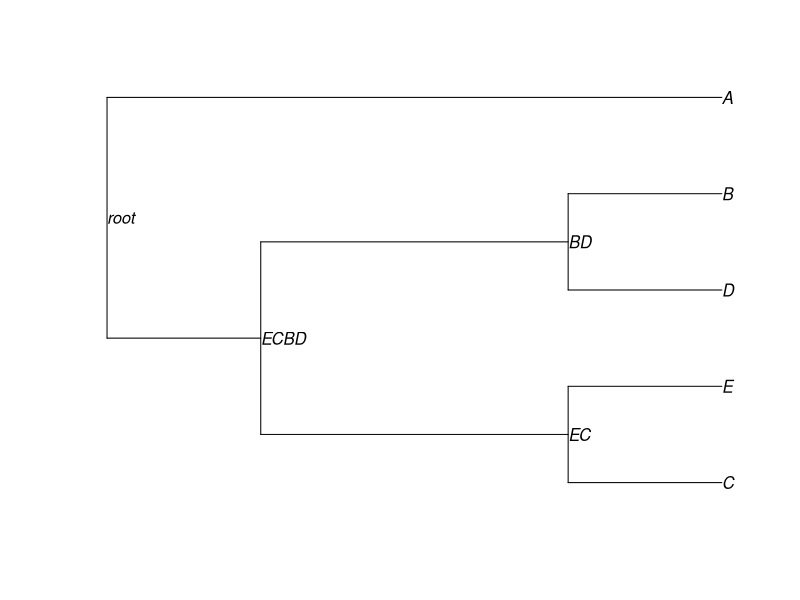

Write R code to recreate this figure.
## ---- chunk 1
knitr::opts_chunk$set(echo = TRUE)
## ---- chunk 2
if(!require(ape)){install.packages("ape"); library(ape)}
TREE <- "(((C, E):1,(D, B):1):1,A:3);"
tree <- read.tree(text = TREE)
tree$node.label = c("root", "ECBD", "EC", "BD")
plot(tree, show.node.label=TRUE)
